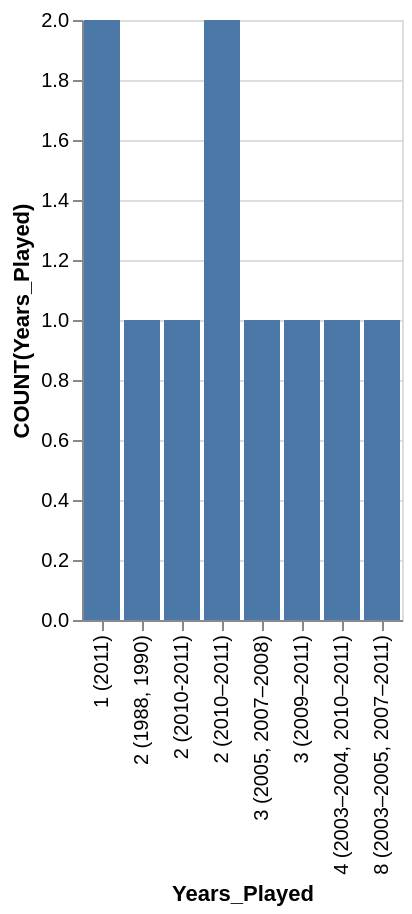

Specify this chart in Vega-Lite:
### Vega-Lite specification from a JSON file in a GitHub repository (floating-point values rounded to 4 significant figures)
{"data": {"values": [{"x_data": "1 (2011)", "y_data": 2}, {"x_data": "2 (1988, 1990)", "y_data": 1}, {"x_data": "2 (2010-2011)", "y_data": 1}, {"x_data": "2 (2010–2011)", "y_data": 2}, {"x_data": "3 (2005, 2007–2008)", "y_data": 1}, {"x_data": "3 (2009–2011)", "y_data": 1}, {"x_data": "4 (2003–2004, 2010–2011)", "y_data": 1}, {"x_data": "8 (2003–2005, 2007–2011)", "y_data": 1}]}, "mark": "bar", "encoding": {"x": {"field": "x_data", "type": "nominal", "title": "Years_Played", "sort": "ascending"}, "y": {"field": "y_data", "type": "quantitative", "title": "COUNT(Years_Played)"}}}
